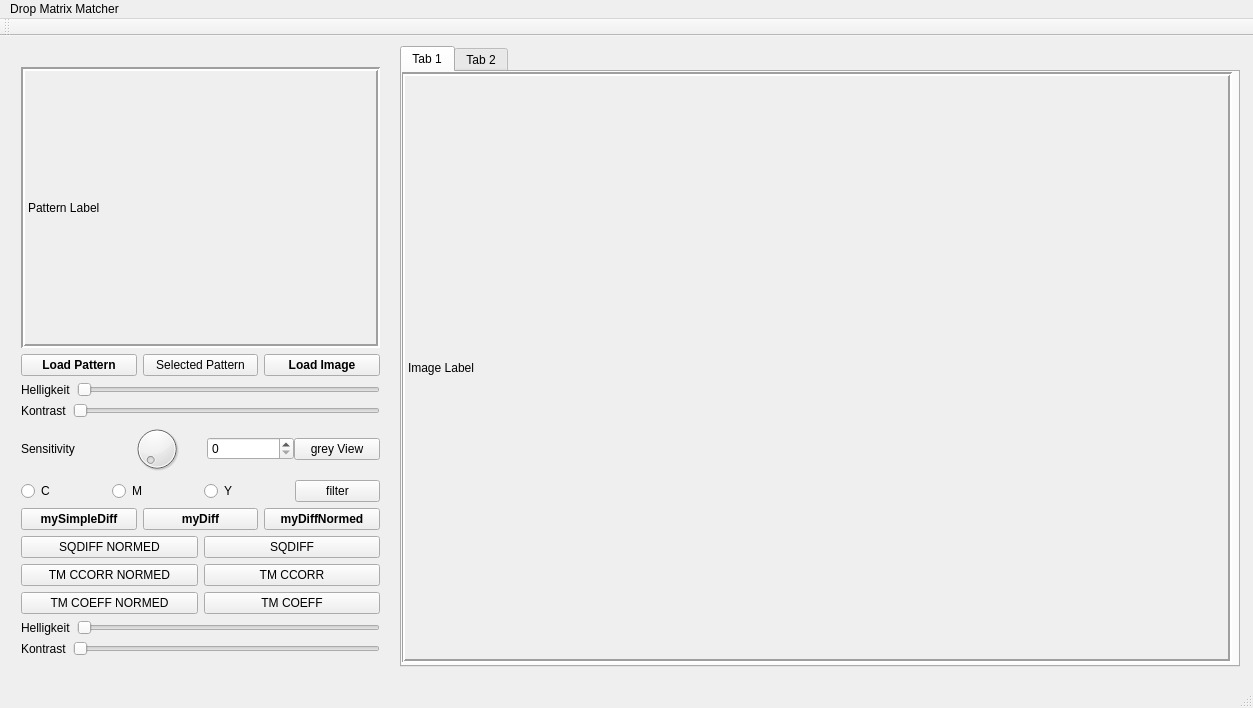
<?xml version="1.0" encoding="UTF-8"?>
<ui version="4.0">
 <class>DropMatrixMatcher</class>
 <widget class="QMainWindow" name="DropMatrixMatcher">
  <property name="geometry">
   <rect>
    <x>0</x>
    <y>0</y>
    <width>1253</width>
    <height>706</height>
   </rect>
  </property>
  <property name="minimumSize">
   <size>
    <width>0</width>
    <height>0</height>
   </size>
  </property>
  <property name="windowTitle">
   <string>MainWindow</string>
  </property>
  <widget class="QWidget" name="centralWidget">
   <property name="minimumSize">
    <size>
     <width>1250</width>
     <height>650</height>
    </size>
   </property>
   <widget class="QTabWidget" name="tabWidget">
    <property name="geometry">
     <rect>
      <x>400</x>
      <y>10</y>
      <width>840</width>
      <height>621</height>
     </rect>
    </property>
    <property name="minimumSize">
     <size>
      <width>800</width>
      <height>400</height>
     </size>
    </property>
    <property name="currentIndex">
     <number>0</number>
    </property>
    <widget class="QWidget" name="tab">
     <attribute name="title">
      <string>Tab 1</string>
     </attribute>
     <widget class="ProLabel" name="imageLabel_1">
      <property name="geometry">
       <rect>
        <x>-1</x>
        <y>0</y>
        <width>831</width>
        <height>591</height>
       </rect>
      </property>
      <property name="minimumSize">
       <size>
        <width>750</width>
        <height>500</height>
       </size>
      </property>
      <property name="autoFillBackground">
       <bool>true</bool>
      </property>
      <property name="frameShape">
       <enum>QFrame::Box</enum>
      </property>
      <property name="frameShadow">
       <enum>QFrame::Sunken</enum>
      </property>
      <property name="lineWidth">
       <number>2</number>
      </property>
      <property name="midLineWidth">
       <number>0</number>
      </property>
      <property name="text">
       <string>Image Label</string>
      </property>
     </widget>
    </widget>
    <widget class="QWidget" name="tab_2">
     <attribute name="title">
      <string>Tab 2</string>
     </attribute>
     <widget class="ProLabel" name="imageLabel_2">
      <property name="geometry">
       <rect>
        <x>-1</x>
        <y>0</y>
        <width>831</width>
        <height>591</height>
       </rect>
      </property>
      <property name="minimumSize">
       <size>
        <width>750</width>
        <height>500</height>
       </size>
      </property>
      <property name="autoFillBackground">
       <bool>true</bool>
      </property>
      <property name="frameShape">
       <enum>QFrame::Box</enum>
      </property>
      <property name="frameShadow">
       <enum>QFrame::Sunken</enum>
      </property>
      <property name="lineWidth">
       <number>2</number>
      </property>
      <property name="midLineWidth">
       <number>0</number>
      </property>
      <property name="text">
       <string>Image Label</string>
      </property>
     </widget>
    </widget>
   </widget>
   <widget class="QWidget" name="layoutWidget">
    <property name="geometry">
     <rect>
      <x>10</x>
      <y>20</y>
      <width>381</width>
      <height>611</height>
     </rect>
    </property>
    <layout class="QVBoxLayout" name="verticalLayout">
     <item>
      <widget class="QLabel" name="patternLabel">
       <property name="minimumSize">
        <size>
         <width>150</width>
         <height>100</height>
        </size>
       </property>
       <property name="autoFillBackground">
        <bool>false</bool>
       </property>
       <property name="frameShape">
        <enum>QFrame::Box</enum>
       </property>
       <property name="frameShadow">
        <enum>QFrame::Sunken</enum>
       </property>
       <property name="lineWidth">
        <number>2</number>
       </property>
       <property name="text">
        <string>Pattern Label</string>
       </property>
      </widget>
     </item>
     <item>
      <layout class="QHBoxLayout" name="horizontalLayout_2">
       <item>
        <widget class="QPushButton" name="loadPattern">
         <property name="font">
          <font>
           <weight>75</weight>
           <bold>true</bold>
          </font>
         </property>
         <property name="text">
          <string>Load Pattern</string>
         </property>
        </widget>
       </item>
       <item>
        <widget class="QPushButton" name="LoadSelectedPattern">
         <property name="text">
          <string>Selected Pattern</string>
         </property>
        </widget>
       </item>
       <item>
        <widget class="QPushButton" name="loadImage">
         <property name="font">
          <font>
           <weight>75</weight>
           <bold>true</bold>
          </font>
         </property>
         <property name="text">
          <string>Load Image</string>
         </property>
        </widget>
       </item>
      </layout>
     </item>
     <item>
      <layout class="QHBoxLayout" name="horizontalLayout_5">
       <item>
        <widget class="QLabel" name="brightness">
         <property name="text">
          <string>Helligkeit</string>
         </property>
        </widget>
       </item>
       <item>
        <widget class="QSlider" name="brightnessSlider">
         <property name="orientation">
          <enum>Qt::Horizontal</enum>
         </property>
        </widget>
       </item>
      </layout>
     </item>
     <item>
      <layout class="QHBoxLayout" name="horizontalLayout_6">
       <item>
        <widget class="QLabel" name="contrast">
         <property name="text">
          <string>Kontrast</string>
         </property>
        </widget>
       </item>
       <item>
        <widget class="QSlider" name="contrastSlider">
         <property name="orientation">
          <enum>Qt::Horizontal</enum>
         </property>
        </widget>
       </item>
      </layout>
     </item>
     <item>
      <layout class="QHBoxLayout" name="horizontalLayout_7">
       <property name="spacing">
        <number>0</number>
       </property>
       <item>
        <widget class="QLabel" name="label">
         <property name="text">
          <string>Sensitivity</string>
         </property>
        </widget>
       </item>
       <item>
        <widget class="QDial" name="dial"/>
       </item>
       <item>
        <widget class="QSpinBox" name="sensitivityValueText"/>
       </item>
       <item>
        <widget class="QPushButton" name="greyView">
         <property name="text">
          <string>grey View</string>
         </property>
         <property name="checkable">
          <bool>true</bool>
         </property>
        </widget>
       </item>
      </layout>
     </item>
     <item>
      <layout class="QHBoxLayout" name="horizontalLayout_8">
       <item>
        <widget class="QRadioButton" name="radioC">
         <property name="text">
          <string>C</string>
         </property>
        </widget>
       </item>
       <item>
        <widget class="QRadioButton" name="radioM">
         <property name="text">
          <string>M</string>
         </property>
        </widget>
       </item>
       <item>
        <widget class="QRadioButton" name="radioY">
         <property name="text">
          <string>Y</string>
         </property>
        </widget>
       </item>
       <item>
        <widget class="QPushButton" name="filterButton">
         <property name="text">
          <string>filter</string>
         </property>
         <property name="checkable">
          <bool>true</bool>
         </property>
         <property name="checked">
          <bool>false</bool>
         </property>
        </widget>
       </item>
      </layout>
     </item>
     <item>
      <layout class="QHBoxLayout" name="horizontalLayout_9">
       <item>
        <widget class="QPushButton" name="findButton6">
         <property name="font">
          <font>
           <weight>75</weight>
           <bold>true</bold>
          </font>
         </property>
         <property name="text">
          <string>mySimpleDiff</string>
         </property>
        </widget>
       </item>
       <item>
        <widget class="QPushButton" name="findButton7">
         <property name="font">
          <font>
           <weight>75</weight>
           <bold>true</bold>
          </font>
         </property>
         <property name="text">
          <string>myDiff</string>
         </property>
        </widget>
       </item>
       <item>
        <widget class="QPushButton" name="findButton8">
         <property name="font">
          <font>
           <weight>75</weight>
           <bold>true</bold>
          </font>
         </property>
         <property name="text">
          <string>myDiffNormed</string>
         </property>
        </widget>
       </item>
      </layout>
     </item>
     <item>
      <layout class="QHBoxLayout" name="horizontalLayout">
       <item>
        <widget class="QPushButton" name="findButton1">
         <property name="text">
          <string>SQDIFF NORMED</string>
         </property>
        </widget>
       </item>
       <item>
        <widget class="QPushButton" name="findButton0">
         <property name="text">
          <string>SQDIFF</string>
         </property>
        </widget>
       </item>
      </layout>
     </item>
     <item>
      <layout class="QHBoxLayout" name="horizontalLayout_3">
       <item>
        <widget class="QPushButton" name="findButton3">
         <property name="text">
          <string>TM CCORR NORMED</string>
         </property>
        </widget>
       </item>
       <item>
        <widget class="QPushButton" name="findButton2">
         <property name="text">
          <string>TM CCORR</string>
         </property>
        </widget>
       </item>
      </layout>
     </item>
     <item>
      <layout class="QHBoxLayout" name="horizontalLayout_4">
       <item>
        <widget class="QPushButton" name="findButton5">
         <property name="text">
          <string>TM COEFF NORMED</string>
         </property>
        </widget>
       </item>
       <item>
        <widget class="QPushButton" name="findButton4">
         <property name="text">
          <string>TM COEFF</string>
         </property>
        </widget>
       </item>
      </layout>
     </item>
     <item>
      <layout class="QHBoxLayout" name="horizontalLayout_11">
       <item>
        <widget class="QLabel" name="brightness_2">
         <property name="text">
          <string>Helligkeit</string>
         </property>
        </widget>
       </item>
       <item>
        <widget class="QSlider" name="brightnessSlider_2">
         <property name="orientation">
          <enum>Qt::Horizontal</enum>
         </property>
        </widget>
       </item>
      </layout>
     </item>
     <item>
      <layout class="QHBoxLayout" name="horizontalLayout_10">
       <item>
        <widget class="QLabel" name="contrast_2">
         <property name="text">
          <string>Kontrast</string>
         </property>
        </widget>
       </item>
       <item>
        <widget class="QSlider" name="contrastSlider_2">
         <property name="orientation">
          <enum>Qt::Horizontal</enum>
         </property>
        </widget>
       </item>
      </layout>
     </item>
    </layout>
   </widget>
   <zorder>layoutWidget</zorder>
   <zorder>tabWidget</zorder>
  </widget>
  <widget class="QToolBar" name="mainToolBar">
   <attribute name="toolBarArea">
    <enum>TopToolBarArea</enum>
   </attribute>
   <attribute name="toolBarBreak">
    <bool>false</bool>
   </attribute>
  </widget>
  <widget class="QStatusBar" name="statusBar"/>
  <widget class="QMenuBar" name="menuBar">
   <property name="geometry">
    <rect>
     <x>0</x>
     <y>0</y>
     <width>1253</width>
     <height>22</height>
    </rect>
   </property>
   <widget class="QMenu" name="menuDrop_Matrix_Matcher">
    <property name="title">
     <string>Drop Matrix Matcher</string>
    </property>
   </widget>
   <addaction name="menuDrop_Matrix_Matcher"/>
  </widget>
 </widget>
 <layoutdefault spacing="6" margin="11"/>
 <customwidgets>
  <customwidget>
   <class>ProLabel</class>
   <extends>QLabel</extends>
   <header>prolabel.h</header>
  </customwidget>
 </customwidgets>
 <resources/>
 <connections/>
</ui>
